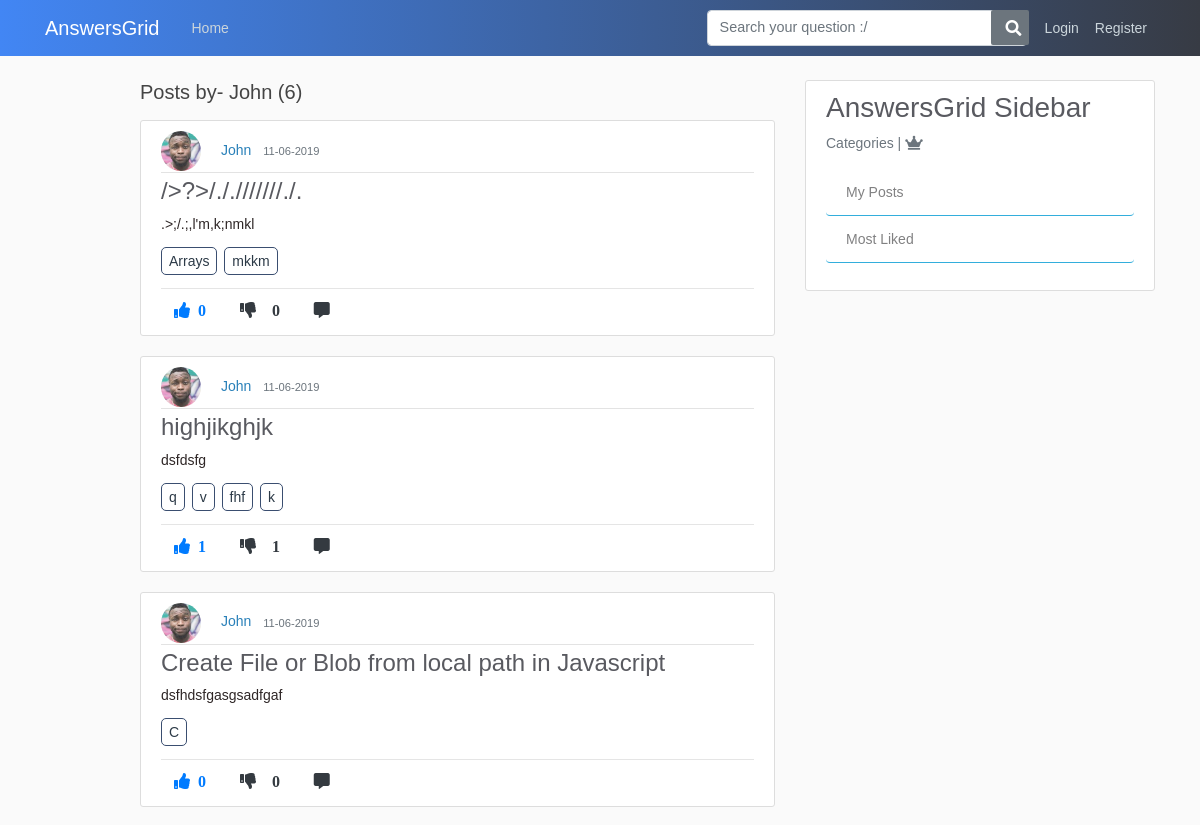
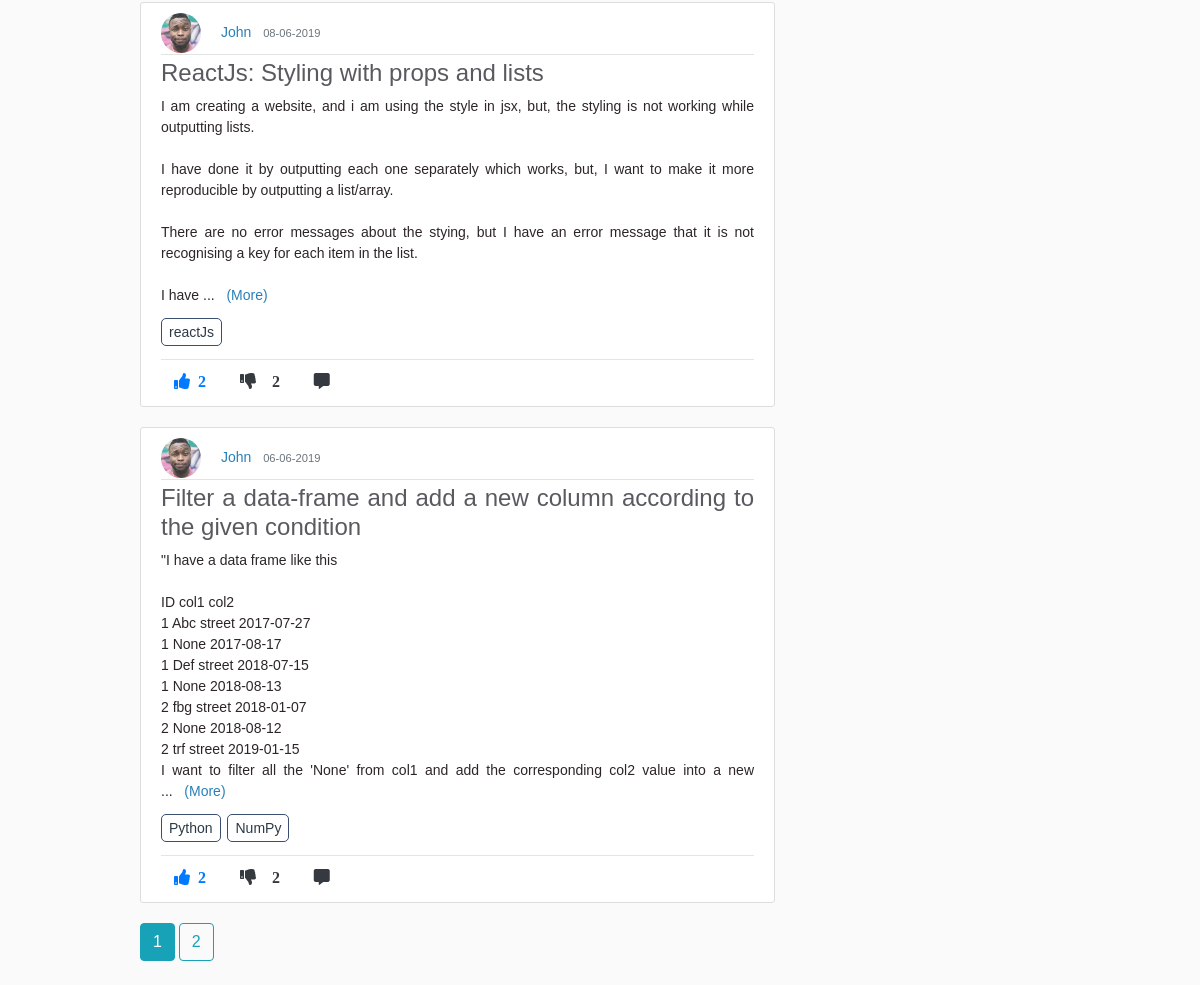
/user/John, run on the app's committed database (2 pictures, top to bottom).
### application/models.py (models this page shows, shortened)
class User(db.Model, UserMixin):
    id = db.Column(db.Integer, primary_key=True)
    username = db.Column(db.String(20), unique=True, nullable=False)
    email = db.Column(db.String(120), unique=True, nullable=False)
    image_file = db.Column(db.String(20), nullable=False, default='default.jpg')
    password = db.Column(db.String(60), nullable=False)
    posts = db.relationship('Post', backref='author', lazy=True)
    answers = db.relationship('Answer', backref="author", lazy=True)
    comments = db.relationship('Comment', backref='author', lazy=True)
    answercomments = db.relationship('AnswerComment', backref='author', lazy=True)
    favourites = db.relationship('Favourite', backref='author', lazy=True)

class Post(db.Model):
    id = db.Column(db.Integer, primary_key=True)
    title = db.Column(db.String(100), nullable=False)
    content = db.Column(db.Text, nullable=False)
    date_posted = db.Column(db.DateTime, nullable=False, default=datetime.utcnow)
    like_count = db.Column(db.Integer, nullable=False, default=0)
    dislike_count = db.Column(db.Integer, nullable=False, default=0)
    user_id = db.Column(db.Integer, db.ForeignKey('user.id'), nullable=False)
    comments = db.relationship('Comment', backref='commentOnPost', lazy=True)
    answers = db.relationship('Answer', backref='answerOnPost', lazy=True)
    favourites = db.relationship('Favourite', backref='favour_post', lazy=True)

class tagposts(db.Model):
    id = db.Column(db.Integer, primary_key=True, nullable=False)
    post_id = db.Column(db.Integer, db.ForeignKey('post.id'), nullable=False)
    tag_id = db.Column(db.Integer, db.ForeignKey('tags.tag_id'), nullable=False)

class Tags(db.Model):
    tag_id = db.Column(db.Integer, primary_key=True, nullable=False)
    tag_title = db.Column(db.String,nullable=False)

### application/routes.py (the view)
@app.route("/user/<string:username>")
def user_posts(username):
    page = request.args.get('page', 1, type=int)
    user = User.query.filter_by(username=username).first_or_404()
    posts = Post.query.filter_by(author=user)\
        .order_by(Post.date_posted.desc())\
        .paginate(page=page, per_page=5)
    joinedTables = db.session.query(tagposts.post_id,tagposts.tag_id,Tags.tag_title,Post.title,Post.user_id,Post.like_count,Post.content).join(Tags).join(Post).all()
    return render_template('user_posts.html', posts=posts, user=user, joinedTables=joinedTables)

### application/templates/user_posts.html (shortened to what this page needs)
{% extends "layout.html" %}
{% block content %}
    <h5 class="mb-3">Posts by- {{ user.username }} ({{ posts.total }}) </h5>
    {% for post in posts.items %}
        <article class="media content-section">
          <div class="media-body">
            <div class="article-metadata">
              <img class="rounded-circle article-img" src="{{ url_for('static', filename='profile_pics/' + post.author.image_file) }}">
              <a class="mr-2" href="{{ url_for('user_posts', username=post.author.username) }}">{{ post.author.username }}</a>
              <small class="text-muted">{{ post.date_posted.strftime('%d-%m-%Y') }}</small>
            </div>
            <h4 class="text-justify"><a class="article-title" href="{{ url_for('comment_post', post_id=post.id) }}">{{ post.title }}</a></h4>
            <p class="article-content more text-justify">{{ post.content }}</p>
            {% for tag in joinedTables %}
            {% if post.id == tag[0] %}
            <a class="article-content tag-style text-justify" href="{{ url_for('tags', tag_title=tag.tag_title) }}">{{ tag.tag_title }}</a>
            {% endif %}
            {% endfor %}<hr>
            <div class="footRow">
                {%  if current_user.is_authenticated %}
                  <a><i class="fas fa-thumbs-up mr-1 btn upvote"id="/vote/{{post.id}}/{{current_user.id}}" onclick="contentDisp(this);">  {{ post.like_count }} </i></a>
                  <a><i class="fas fa-thumbs-down mr-1 btn upvote" id="/downvote/{{post.id}}/{{current_user.id}}" onclick="contentDisp(this);" >  {{ post.dislike_count }} </i></a>
                  <a href="{{url_for('comment_post', post_id=post.id)}}"><i class="fas fa-comment-alt mr-1 btn text-dark"></i></a>
                  <a class="a2a_dd" href="https://www.addtoany.com/share"><i class="far fa-share-square btn"></i></a>
                  {% else %}
                  <a href="{{url_for('login')}}"><i class="fas fa-thumbs-up mr-1 btn text-primary upvote"><span class="ml-2 likes-count">{{ post.like_count }}</span></i></a>
                  <a href="{{url_for('login')}}"><i class="fas fa-thumbs-down mr-1 btn text-dark"><span id="demo" class="ml-3">{{ post.like_count }}</i></a>
                  <a href="{{url_for('comment_post', post_id=post.id)}}"><i class="fas fa-comment-alt mr-1 btn text-dark"></i></a>
                {% endif %}
               </div>
          </div>
        </article>
    {% endfor %}
    {% for page_num in posts.iter_pages(left_edge=1, right_edge=1, left_current=1, right_current=2) %}
      {% if page_num %}
        {% if posts.page == page_num %}
          <a class="btn btn-info mb-4" href="{{ url_for('user_posts', username=user.username, page=page_num) }}">{{ page_num }}</a>
        {% else %}
          <a class="btn btn-outline-info mb-4" href="{{ url_for('user_posts', username=user.username, page=page_num) }}">{{ page_num }}</a>
        {% endif %}
      {% else %}
      ...
      {% endif %}
    {% endfor %}
{% endblock content %}

### application/static/main.css (style rules this page uses)
body { background: #fafafa; color: #333333; margin-top: 5rem; }
h1, h2, h3, h4, h5, h6 { color: #444444; }
.content-section { background: #ffffff; padding: 10px 20px; border: 1px solid #dddddd; border-radius: 3px; margin-bottom: 20px; }
.article-title { color: #444444; }
.article-content { white-space: pre-line; }
.article-img { height: 40px; width: 40px; margin-right: 16px; }
.article-metadata { padding-bottom: 1px; margin-bottom: 4px; border-bottom: 1px solid #e3e3e3 }

### application/templates/layout.html (style rules this page uses)
body { color: #2e2626; margin-top: 5rem; font-size: 14px; font-weight: unset; line-height: 1.5; font-family: Arial; }
img { display: inline; }
.footRow { margin-top: -10px; }
.tag-style { margin-right: 3px; border: 1px solid #3a4e70; padding: 5px 7px; border-radius: 5px; color: #2C3A47 }
a { color: #2980b9; }
.fa-thumbs-up { color: #4286f4; }
.fa-thumbs-down { color: #f1545b }
h4,h3 { color: #595a60; }
.article-title { color: #595a60; }

### data on the page
User: username "John"
Post: image_file (picture), author.username "John", date_posted "11-06-2019", title "/>?>/././//////./.", content ".>;/.;,l'm,k;nmkl", like_count "0"
tagposts: tag_title "Arrays"
tagposts: tag_title "mkkm"
Post: image_file (picture), author.username "John", date_posted "11-06-2019", title "highjikghjk", content "dsfdsfg", like_count "1"
tagposts: tag_title "q"
tagposts: tag_title "v"
tagposts: tag_title "fhf"
tagposts: tag_title "k"
Post: image_file (picture), author.username "John", date_posted "11-06-2019", title "Create File or Blob from local path in Javascript", content "dsfhdsfgasgsadfgaf", like_count "0"
tagposts: tag_title "C"
Post: image_file (picture), author.username "John", date_posted "08-06-2019", title "ReactJs: Styling with props and lists", content "I am creating a website, and i am using the style in jsx, but, the styling is not working while outputting lists. I have done it by outputting each one separately which works, but, I want to make it more reproducible by outputting a list/array. There are no error messages about the stying, but I have an error message that it is not recognising a key for each item in the list. I have", like_count "2"
tagposts: tag_title "reactJs"
Post: image_file (picture), author.username "John", date_posted "06-06-2019", title "Filter a data-frame and add a new column according to the given condition", content "\"I have a data frame like this ID col1 col2 1 Abc street 2017-07-27 1 None 2017-08-17 1 Def street 2018-07-15 1 None 2018-08-13 2 fbg street 2018-01-07 2 None 2018-08-12 2 trf street 2019-01-15 I want to filter all the 'None' from col1 and add the corresponding col2 value into a new", like_count "2"
tagposts: tag_title "Python"
tagposts: tag_title "NumPy"

### other printed values
{{ posts.total }} "6"
{{ page_num }} "1"
{{ page_num }} "2"
